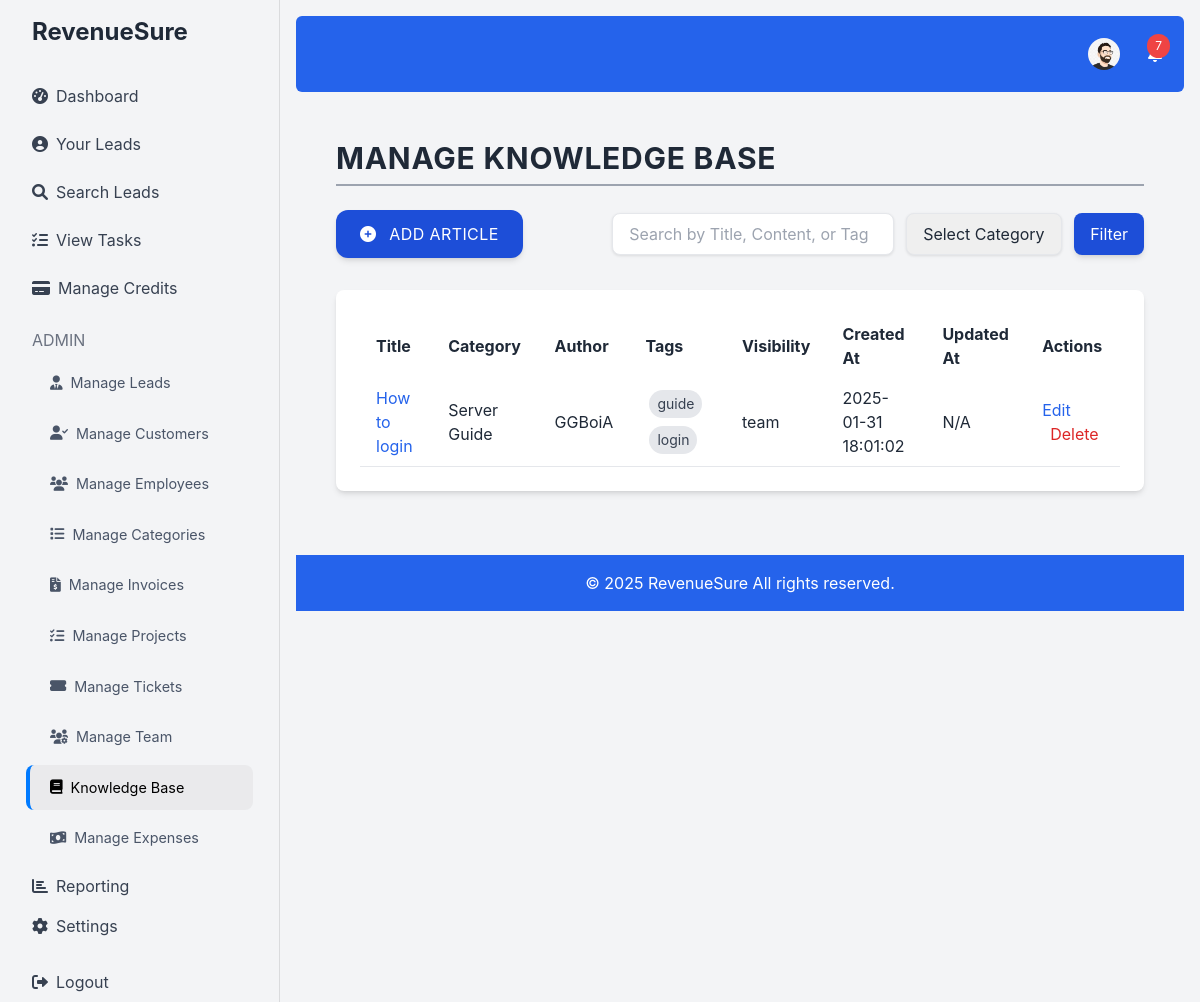
The app's page /manage_knowledge_base.php (signed in), older data.
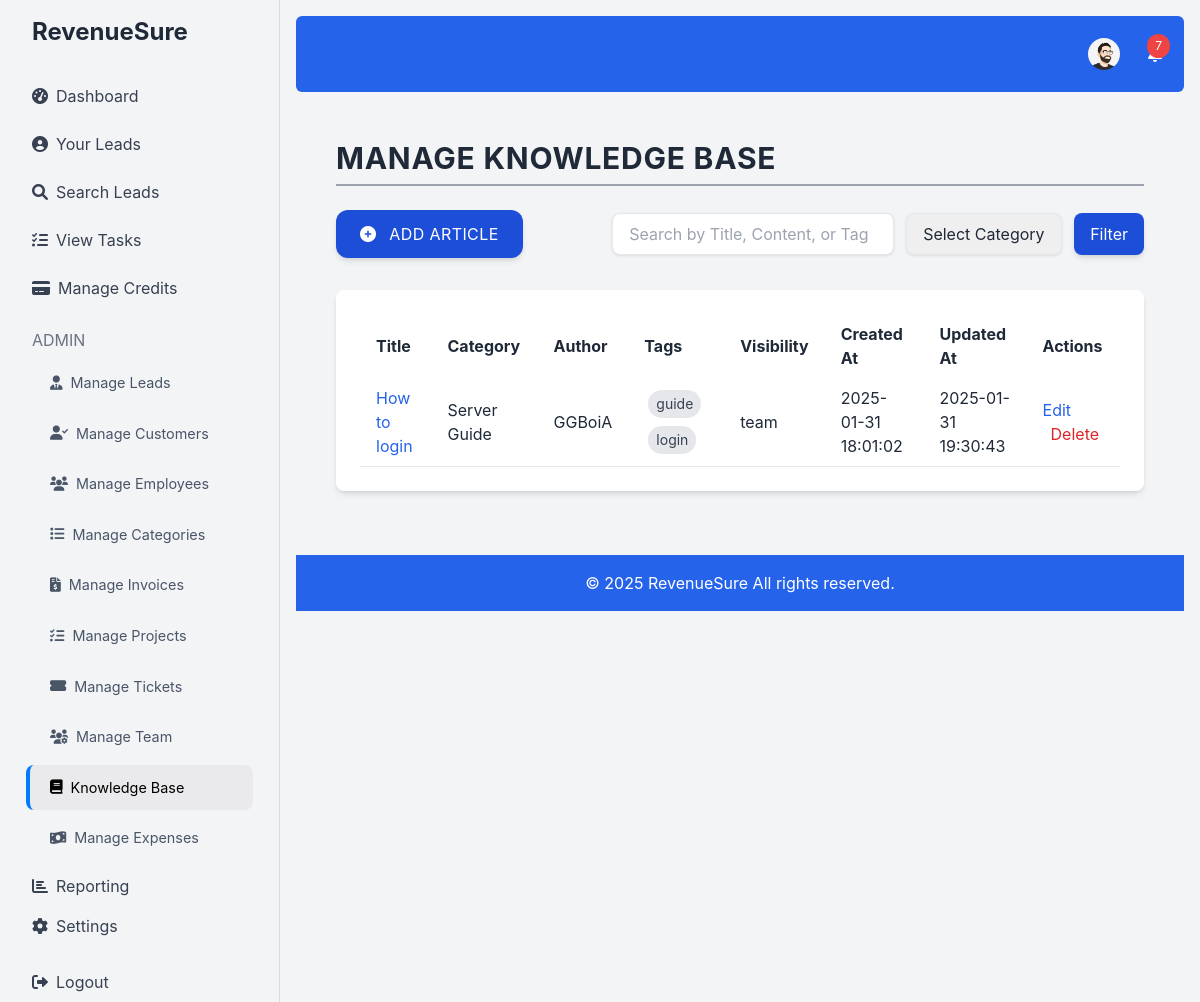
The same page, newer data.
### tables this page shows
CREATE TABLE `users` (
  `id` int(11) NOT NULL,
  `username` varchar(50) NOT NULL,
  `email` varchar(100) NOT NULL,
  `password` varchar(255) NOT NULL,
  `credits` int(11) DEFAULT 0,
  `created_at` timestamp NOT NULL DEFAULT current_timestamp(),
  `role` enum('admin','user') DEFAULT 'user',
  `profile_picture` varchar(255) DEFAULT NULL,
  `role_id` int(11) DEFAULT NULL,
  `department_id` int(11) DEFAULT NULL
);

CREATE TABLE `knowledge_base_articles` (
  `id` int(11) NOT NULL,
  `title` varchar(255) NOT NULL,
  `content` text DEFAULT NULL,
  `category_id` int(11) DEFAULT NULL,
  `visibility` enum('all','team','admin','draft') DEFAULT 'all',
  `access_level` enum('public','private') DEFAULT 'public',
  `user_id` int(11) NOT NULL,
  `created_at` timestamp NOT NULL DEFAULT current_timestamp(),
  `updated_at` timestamp NULL DEFAULT NULL ON UPDATE current_timestamp(),
  `view_count` int(11) DEFAULT 0
);

CREATE TABLE `knowledge_base_categories` (
  `id` int(11) NOT NULL,
  `name` varchar(255) NOT NULL,
  `parent_id` int(11) DEFAULT NULL,
  `created_at` timestamp NOT NULL DEFAULT current_timestamp()
);

### manage_knowledge_base.php (the view, shortened to what the rows shown need)
<?php
require 'db.php';
$query = "SELECT knowledge_base_articles.*, knowledge_base_categories.name as category_name, users.username as author_name
          FROM knowledge_base_articles
            LEFT JOIN knowledge_base_categories ON knowledge_base_articles.category_id = knowledge_base_categories.id
            LEFT JOIN users ON knowledge_base_articles.user_id = users.id";
$query .= " ORDER BY created_at DESC";
$stmt = $conn->prepare($query);
$stmt->execute();
$articles = $stmt->fetchAll(PDO::FETCH_ASSOC);
require 'header.php';
?>
<div class="container mx-auto p-6 fade-in">
    <h1 class="text-3xl font-bold text-gray-800 mb-6 uppercase tracking-wide border-b-2 border-gray-400 pb-2">Manage Knowledge Base</h1>
        <div class="bg-white p-6 rounded-lg shadow-md">
           <table class="w-full text-left">
              <thead>
                   <tr>
                        <th class="px-4 py-2">Title</th>
                        <th class="px-4 py-2">Category</th>
                       <th class="px-4 py-2">Author</th>
                         <th class="px-4 py-2">Tags</th>
                       <th class="px-4 py-2">Visibility</th>
                         <th class="px-4 py-2">Created At</th>
                      <th class="px-4 py-2">Updated At</th>
                      <th class="px-4 py-2">Actions</th>
                  </tr>
             </thead>
                <tbody>
                    <?php if ($articles): ?>
                        <?php foreach ($articles as $article): ?>
                            <tr class="border-b">
                                  <td class="px-4 py-2"><a href="view_knowledge_base_article.php?id=<?php echo $article['id']; ?>" class="text-blue-600 hover:underline"><?php echo htmlspecialchars($article['title']); ?></a></td>
                                     <td class="px-4 py-2"><?php echo htmlspecialchars($article['category_name'] ? $article['category_name'] : "Uncategorized"); ?></td>
                                    <td class="px-4 py-2"><?php echo htmlspecialchars($article['author_name']); ?></td>
                                     <td class="px-4 py-2">
                                           <?php
                                                $stmt = $conn->prepare("SELECT tag FROM knowledge_base_article_tags WHERE article_id = :article_id");
                                               $stmt->bindParam(':article_id', $article['id']);
                                               $stmt->execute();
                                            $tags = $stmt->fetchAll(PDO::FETCH_COLUMN);
                                           if($tags):
                                               foreach($tags as $tag){
                                                    echo '<span class="inline-block bg-gray-200 px-2 py-1 m-1 rounded-full text-gray-700 text-sm">' . htmlspecialchars($tag) . '</span>';
                                                }
                                            else :
                                              echo "No Tags Added";
                                            endif;
                                          ?>
                                     </td>
                                  <td class="px-4 py-2"><?php echo htmlspecialchars($article['visibility']); ?></td>
                                    <td class="px-4 py-2"><?php echo htmlspecialchars($article['created_at']); ?></td>
                                     <td class="px-4 py-2"><?php echo htmlspecialchars($article['updated_at'] ? $article['updated_at'] : 'N/A'); ?></td>
                                  <td class="px-4 py-2">
                                     <a href="edit_knowledge_base_article.php?id=<?php echo $article['id']; ?>" class="text-blue-600 hover:underline">Edit</a>
                                      <a href="delete_knowledge_base_article.php?id=<?php echo $article['id']; ?>" class="text-red-600 hover:underline ml-2">Delete</a>
                                 </td>
                           </tr>
                      <?php endforeach; ?>
                     <?php else: ?>
                         <tr>
                             <td colspan="8" class="px-4 py-2 text-center text-gray-600">No articles found.</td>
                         </tr>
                  <?php endif; ?>
           </tbody>
      </table>
  </div>
</div>
<?php
require 'footer.php';
?>

### header.php (shortened to what the rows shown need)
<!DOCTYPE html>
<html lang="en">
<head>
    <script src="https://cdn.tailwindcss.com"></script>
    <link href="https://cdnjs.cloudflare.com/ajax/libs/font-awesome/6.0.0-beta3/css/all.min.css" rel="stylesheet">
     <link rel="stylesheet" href="https://cdnjs.cloudflare.com/ajax/libs/animate.css/4.1.1/animate.min.css"/>
</head>
<body class="bg-gray-100">
    <div class="flex h-screen fade-in-up">
        <div class="flex-1 p-4 fade-in">
            <nav class="bg-blue-600 p-4 text-white mb-6 rounded-md">
                <div class="container mx-auto flex justify-end items-center">
                    <?php if (isset($_SESSION['user_id'])): ?>
                       <div class="relative top-nav-button mr-4 hover:bg-white/10 p-1.5 rounded-full transition-colors" >
                            <button id="profileButton" class="relative flex items-center">
                                <?php
                                $stmt = $conn->prepare("SELECT profile_picture FROM users WHERE id = :user_id");
                                $stmt->bindParam(':user_id', $_SESSION['user_id']);
                                $stmt->execute();
                                $user = $stmt->fetch(PDO::FETCH_ASSOC);
                                $profile_picture = $user['profile_picture'];
                                if ($profile_picture) : ?>
                                    <img src="<?php echo $profile_picture; ?>" alt="Profile Picture" class="rounded-full w-8 h-8 object-cover">
                                <?php else : ?>
                                    <i class="fas fa-user-circle fa-lg"></i>
                                <?php endif; ?>
                            </button>
                         </div>
                   <?php endif; ?>
                </div>
            </nav>
             <div class="container mx-auto px-4">

Row changes from the older to the newer data that the page shows:
changed knowledge_base_articles "How to login": updated_at "N/A" → "2025-01-31 19:30:43"
